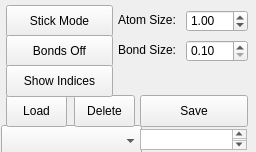
<?xml version="1.0" encoding="UTF-8"?>
<ui version="4.0">
 <class>structure_customizer</class>
 <widget class="QDialog" name="structure_customizer">
  <property name="geometry">
   <rect>
    <x>0</x>
    <y>0</y>
    <width>256</width>
    <height>152</height>
   </rect>
  </property>
  <property name="minimumSize">
   <size>
    <width>256</width>
    <height>152</height>
   </size>
  </property>
  <property name="maximumSize">
   <size>
    <width>256</width>
    <height>152</height>
   </size>
  </property>
  <property name="windowTitle">
   <string>Structure Customizer</string>
  </property>
  <widget class="QPushButton" name="viewModeButton">
   <property name="geometry">
    <rect>
     <x>6</x>
     <y>5</y>
     <width>107</width>
     <height>32</height>
    </rect>
   </property>
   <property name="text">
    <string>Stick Mode</string>
   </property>
   <property name="autoDefault">
    <bool>false</bool>
   </property>
  </widget>
  <widget class="QDoubleSpinBox" name="ballSizeSpinBox">
   <property name="geometry">
    <rect>
     <x>186</x>
     <y>10</y>
     <width>62</width>
     <height>22</height>
    </rect>
   </property>
   <property name="minimum">
    <double>0.100000000000000</double>
   </property>
   <property name="singleStep">
    <double>0.100000000000000</double>
   </property>
   <property name="value">
    <double>1.000000000000000</double>
   </property>
  </widget>
  <widget class="QDoubleSpinBox" name="stickSizeSpinBox">
   <property name="geometry">
    <rect>
     <x>186</x>
     <y>40</y>
     <width>62</width>
     <height>22</height>
    </rect>
   </property>
   <property name="minimum">
    <double>0.100000000000000</double>
   </property>
   <property name="singleStep">
    <double>0.100000000000000</double>
   </property>
  </widget>
  <widget class="QLabel" name="ballSizeLabel">
   <property name="geometry">
    <rect>
     <x>118</x>
     <y>10</y>
     <width>71</width>
     <height>20</height>
    </rect>
   </property>
   <property name="text">
    <string>Atom Size:</string>
   </property>
  </widget>
  <widget class="QLabel" name="stickSizeLabel">
   <property name="geometry">
    <rect>
     <x>118</x>
     <y>40</y>
     <width>71</width>
     <height>20</height>
    </rect>
   </property>
   <property name="text">
    <string>Bond Size:</string>
   </property>
  </widget>
  <widget class="QPushButton" name="toggleBondsButton">
   <property name="geometry">
    <rect>
     <x>6</x>
     <y>35</y>
     <width>107</width>
     <height>32</height>
    </rect>
   </property>
   <property name="text">
    <string>Bonds Off</string>
   </property>
   <property name="autoDefault">
    <bool>false</bool>
   </property>
  </widget>
  <widget class="QComboBox" name="loadSelect">
   <property name="geometry">
    <rect>
     <x>1</x>
     <y>125</y>
     <width>141</width>
     <height>32</height>
    </rect>
   </property>
  </widget>
  <widget class="QPushButton" name="loadButton">
   <property name="geometry">
    <rect>
     <x>6</x>
     <y>95</y>
     <width>61</width>
     <height>32</height>
    </rect>
   </property>
   <property name="text">
    <string>Load</string>
   </property>
   <property name="autoDefault">
    <bool>false</bool>
   </property>
  </widget>
  <widget class="QPushButton" name="saveButton">
   <property name="geometry">
    <rect>
     <x>140</x>
     <y>95</y>
     <width>108</width>
     <height>32</height>
    </rect>
   </property>
   <property name="text">
    <string>Save</string>
   </property>
   <property name="autoDefault">
    <bool>false</bool>
   </property>
  </widget>
  <widget class="QTextEdit" name="saveName">
   <property name="geometry">
    <rect>
     <x>140</x>
     <y>129</y>
     <width>107</width>
     <height>21</height>
    </rect>
   </property>
   <property name="html">
    <string>&lt;!DOCTYPE HTML PUBLIC &quot;-//W3C//DTD HTML 4.0//EN&quot; &quot;http://www.w3.org/TR/REC-html40/strict.dtd&quot;&gt;
&lt;html&gt;&lt;head&gt;&lt;meta name=&quot;qrichtext&quot; content=&quot;1&quot; /&gt;&lt;meta charset=&quot;utf-8&quot; /&gt;&lt;style type=&quot;text/css&quot;&gt;
p, li { white-space: pre-wrap; }
hr { height: 1px; border-width: 0; }
li.unchecked::marker { content: &quot;\2610&quot;; }
li.checked::marker { content: &quot;\2612&quot;; }
&lt;/style&gt;&lt;/head&gt;&lt;body style=&quot; font-family:'.AppleSystemUIFont'; font-size:13pt; font-weight:400; font-style:normal;&quot;&gt;
&lt;p style=&quot;-qt-paragraph-type:empty; margin-top:0px; margin-bottom:0px; margin-left:0px; margin-right:0px; -qt-block-indent:0; text-indent:0px;&quot;&gt;&lt;br /&gt;&lt;/p&gt;&lt;/body&gt;&lt;/html&gt;</string>
   </property>
  </widget>
  <widget class="QPushButton" name="deleteButton">
   <property name="geometry">
    <rect>
     <x>74</x>
     <y>95</y>
     <width>61</width>
     <height>32</height>
    </rect>
   </property>
   <property name="text">
    <string>Delete</string>
   </property>
   <property name="autoDefault">
    <bool>false</bool>
   </property>
  </widget>
  <widget class="QPushButton" name="toggleNumbersButton">
   <property name="geometry">
    <rect>
     <x>6</x>
     <y>65</y>
     <width>107</width>
     <height>32</height>
    </rect>
   </property>
   <property name="text">
    <string>Show Indices</string>
   </property>
   <property name="autoDefault">
    <bool>false</bool>
   </property>
  </widget>
 </widget>
 <resources/>
 <connections/>
</ui>
